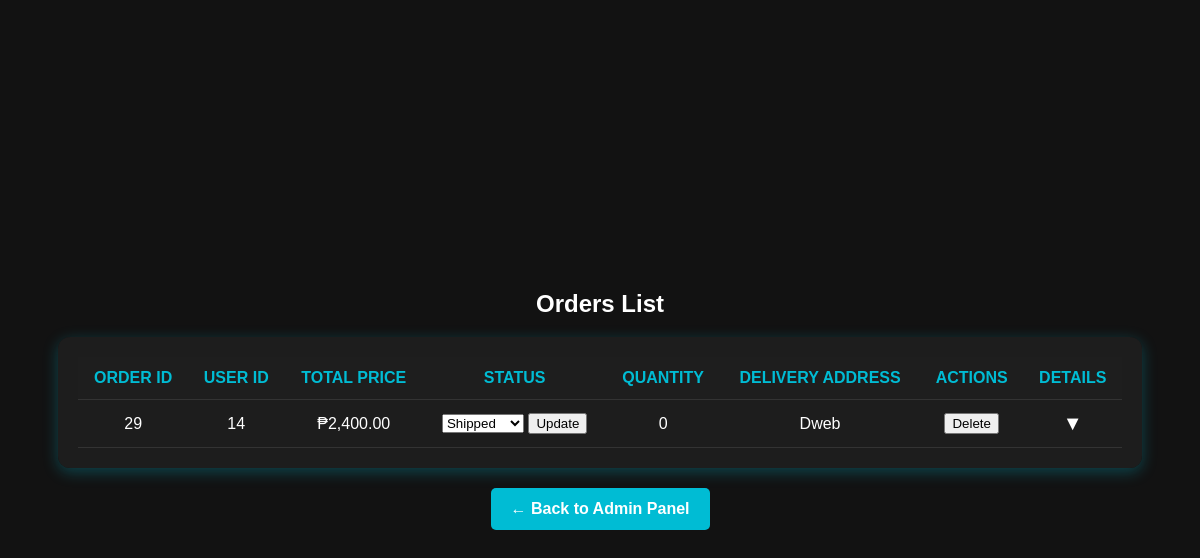
Screenshot of /DWEB/admin/orders.php (signed in) with the database file from the repository.
### tables this page shows
CREATE TABLE `orders` (
  `order_id` int(11) NOT NULL,
  `user_id` int(11) NOT NULL,
  `total_price` decimal(10,2) NOT NULL,
  `status` enum('Pending','Processing','Shipped','Delivered','Cancelled') DEFAULT 'Pending',
  `created_at` timestamp NOT NULL DEFAULT current_timestamp(),
  `orderList` text DEFAULT NULL,
  `quantity` int(11) DEFAULT NULL,
  `deliveryAddress` text DEFAULT NULL,
  `total_quantity` int(11) NOT NULL DEFAULT 0,
  `order_date` timestamp NOT NULL DEFAULT current_timestamp()
);

### DWEB/admin/orders.php (the view, shortened to what this page needs)
<?php
require '../includes/config.php';
$query = "
    SELECT o.order_id, o.user_id, o.total_price, o.status, o.deliveryAddress,
           COALESCE(SUM(oi.quantity), 0) AS total_quantity
    FROM orders o
    LEFT JOIN orderline oi ON o.order_id = oi.order_id
    GROUP BY o.order_id
";
$result = $conn->query($query);
?>
<!DOCTYPE html>
<html lang="en">
<head>
    <link rel="stylesheet" href="../css/styles.css">
</head>
<body>
    <h2>Orders List</h2>
    <div class="table-container">
        <table>
            <tr>
                <th>Order ID</th>
                <th>User ID</th>
                <th>Total Price</th>
                <th>Status</th>
                <th>Quantity</th>
                <th>Delivery Address</th>
                <th>Actions</th>
                <th>Details</th>
            </tr>
            <?php while ($row = $result->fetch_assoc()) { ?>
            <tr>
                <td><?= $row['order_id'] ?></td>
                <td><?= $row['user_id'] ?></td>
                <td>₱<?= number_format($row['total_price'], 2) ?></td>
                <td>
                    <form method="POST">
                        <select name="order_status">
                            <option value="Shipped" <?= $row['status'] == 'Shipped' ? 'selected' : '' ?>>Shipped</option>
                        </select>
                        <button type="submit" name="update_order">Update</button>
                    </form>
                </td>
                <td><?= $row['total_quantity'] ?></td>
                <td><?= htmlspecialchars($row['deliveryAddress']) ?></td>
                <td>
                    <form method="POST">
                        <button type="submit" name="delete_order">Delete</button>
                    </form>
                </td>
                <td>
                    <span class="toggle-btn" onclick="toggleDetails(<?= $row['order_id'] ?>)">▼</span>
                </td>
            </tr>
            <?php } ?>
        </table>
    </div>
    <a href="admin.php" class="back-btn">← Back to Admin Panel</a>
</body>
</html>

### DWEB/css/styles.css (style rules this page uses)
body { font-family: 'Poppins', sans-serif; margin: 0; padding: 0; background-color: #1a1a1a; color: white; display: flex; flex-direction: column; min-height: 100vh; padding-top: 90px; box-sizing: border-box; }

### DWEB/admin/orders.php (style rules this page uses)
body { font-family: 'Poppins', sans-serif; background-color: #121212; color: white; text-align: center; padding: 20px; display: flex; justify-content: center; align-items: center; flex-direction: column; }
.table-container { width: 90%; max-width: 1100px; background: rgba(30, 30, 30, 0.9); padding: 20px; border-radius: 12px; box-shadow: 0px 4px 15px rgba(0, 188, 212, 0.3); overflow-x: auto; }
table { width: 100%; border-collapse: collapse; }
th, td { padding: 12px; text-align: center; border-bottom: 1px solid #333; color: white; }
th { background: #1e1e1e; color: #00bcd4; text-transform: uppercase; }
.toggle-btn { cursor: pointer; font-size: 20px; }
.back-btn { display: inline-block; padding: 12px 20px; font-size: 16px; font-weight: bold; color: white; background-color: #00bcd4; border-radius: 5px; text-decoration: none; transition: 0.3s; margin-top: 20px; }

### rows the page displays
orders: order_id "29", user "14", total_price "2,400.00", order_status "Shipped", total_quantity "0", deliveryAddress "Dweb"
